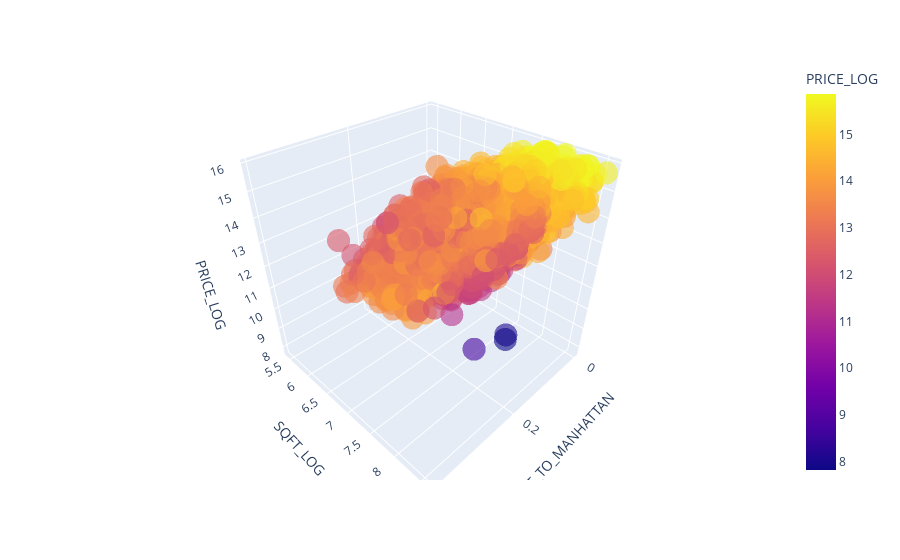

The notebook cell saved with this chart:
### Code cell
import plotly.express as px
import plotly.io as pio

fig = px.scatter_3d(
    df,
    x="DIST_TO_MANHATTAN",
    y="SQFT_LOG",  
    z="PRICE_LOG",
    color="PRICE_LOG",
    opacity=0.6
)

fig.show()

### Figure 1 — Plotly figure (JSON) as saved in the notebook; plotly's stock layout.template omitted (floating-point values rounded to 4 significant figures; data arrays with more than 128 entries replaced by an {"elided": "..."} marker saying what was removed)
{"data": [{"hovertemplate": "DIST_TO_MANHATTAN=%{x}<br>SQFT_LOG=%{y}<br>PRICE_LOG=%{marker.color}<extra></extra>", "legendgroup": "", "marker": {"color": {"elided": "4344 float values"}, "coloraxis": "coloraxis", "opacity": 0.6, "symbol": "circle"}, "mode": "markers", "name": "", "scene": "scene", "showlegend": false, "type": "scatter3d", "x": {"elided": "4344 float values"}, "y": {"elided": "4344 float values"}, "z": {"elided": "4344 float values"}}], "layout": {"coloraxis": {"colorbar": {"title": {"text": "PRICE_LOG"}}, "colorscale": [[0, "#0d0887"], [0.1111, "#46039f"], [0.2222, "#7201a8"], [0.3333, "#9c179e"], [0.4444, "#bd3786"], [0.5556, "#d8576b"], [0.6667, "#ed7953"], [0.7778, "#fb9f3a"], [0.8889, "#fdca26"], [1, "#f0f921"]]}, "legend": {"tracegroupgap": 0}, "margin": {"t": 60}, "scene": {"domain": {"x": [0, 1], "y": [0, 1]}, "xaxis": {"title": {"text": "DIST_TO_MANHATTAN"}}, "yaxis": {"title": {"text": "SQFT_LOG"}}, "zaxis": {"title": {"text": "PRICE_LOG"}}}}}
